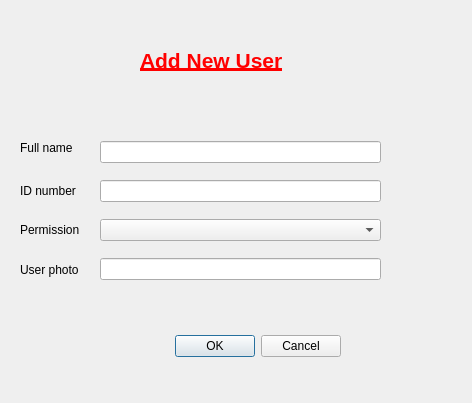
<?xml version="1.0" encoding="UTF-8"?>
<ui version="4.0">
 <class>AddUserDlg</class>
 <widget class="QDialog" name="AddUserDlg">
  <property name="geometry">
   <rect>
    <x>0</x>
    <y>0</y>
    <width>472</width>
    <height>403</height>
   </rect>
  </property>
  <property name="windowTitle">
   <string>Dialog</string>
  </property>
  <widget class="QDialogButtonBox" name="okB">
   <property name="geometry">
    <rect>
     <x>150</x>
     <y>330</y>
     <width>191</width>
     <height>32</height>
    </rect>
   </property>
   <property name="orientation">
    <enum>Qt::Horizontal</enum>
   </property>
   <property name="standardButtons">
    <set>QDialogButtonBox::Cancel|QDialogButtonBox::Ok</set>
   </property>
  </widget>
  <widget class="QLabel" name="label">
   <property name="geometry">
    <rect>
     <x>220</x>
     <y>20</y>
     <width>55</width>
     <height>16</height>
    </rect>
   </property>
   <property name="text">
    <string/>
   </property>
  </widget>
  <widget class="QWidget" name="verticalLayoutWidget">
   <property name="geometry">
    <rect>
     <x>100</x>
     <y>130</y>
     <width>281</width>
     <height>161</height>
    </rect>
   </property>
   <layout class="QVBoxLayout" name="verticalLayout">
    <item>
     <widget class="QLineEdit" name="lineEdit_2"/>
    </item>
    <item>
     <widget class="QLineEdit" name="lineEdit_3"/>
    </item>
    <item>
     <widget class="QComboBox" name="comboBox"/>
    </item>
    <item>
     <widget class="QLineEdit" name="lineEdit"/>
    </item>
   </layout>
  </widget>
  <widget class="QLabel" name="label_2">
   <property name="geometry">
    <rect>
     <x>140</x>
     <y>40</y>
     <width>201</width>
     <height>41</height>
    </rect>
   </property>
   <property name="text">
    <string>&lt;html&gt;&lt;head/&gt;&lt;body&gt;&lt;p&gt;&lt;span style=&quot; font-size:16pt; font-weight:600; text-decoration: underline; color:#ff0000;&quot;&gt;Add New User&lt;/span&gt;&lt;/p&gt;&lt;/body&gt;&lt;/html&gt;</string>
   </property>
  </widget>
  <widget class="QLabel" name="label_3">
   <property name="geometry">
    <rect>
     <x>20</x>
     <y>140</y>
     <width>71</width>
     <height>16</height>
    </rect>
   </property>
   <property name="text">
    <string>Full name</string>
   </property>
  </widget>
  <widget class="QLabel" name="label_4">
   <property name="geometry">
    <rect>
     <x>20</x>
     <y>180</y>
     <width>81</width>
     <height>21</height>
    </rect>
   </property>
   <property name="text">
    <string>ID number</string>
   </property>
  </widget>
  <widget class="QLabel" name="label_5">
   <property name="geometry">
    <rect>
     <x>20</x>
     <y>220</y>
     <width>71</width>
     <height>20</height>
    </rect>
   </property>
   <property name="text">
    <string>Permission</string>
   </property>
  </widget>
  <widget class="QLabel" name="label_6">
   <property name="geometry">
    <rect>
     <x>20</x>
     <y>260</y>
     <width>91</width>
     <height>21</height>
    </rect>
   </property>
   <property name="text">
    <string/>
   </property>
  </widget>
  <widget class="QLabel" name="label_7">
   <property name="geometry">
    <rect>
     <x>20</x>
     <y>260</y>
     <width>71</width>
     <height>20</height>
    </rect>
   </property>
   <property name="text">
    <string>User photo</string>
   </property>
  </widget>
 </widget>
 <resources/>
 <connections>
  <connection>
   <sender>okB</sender>
   <signal>rejected()</signal>
   <receiver>AddUserDlg</receiver>
   <slot>reject()</slot>
   <hints>
    <hint type="sourcelabel">
     <x>316</x>
     <y>260</y>
    </hint>
    <hint type="destinationlabel">
     <x>286</x>
     <y>274</y>
    </hint>
   </hints>
  </connection>
  <connection>
   <sender>okB</sender>
   <signal>accepted()</signal>
   <receiver>AddUserDlg</receiver>
   <slot>accept()</slot>
   <hints>
    <hint type="sourcelabel">
     <x>248</x>
     <y>254</y>
    </hint>
    <hint type="destinationlabel">
     <x>157</x>
     <y>274</y>
    </hint>
   </hints>
  </connection>
 </connections>
</ui>
